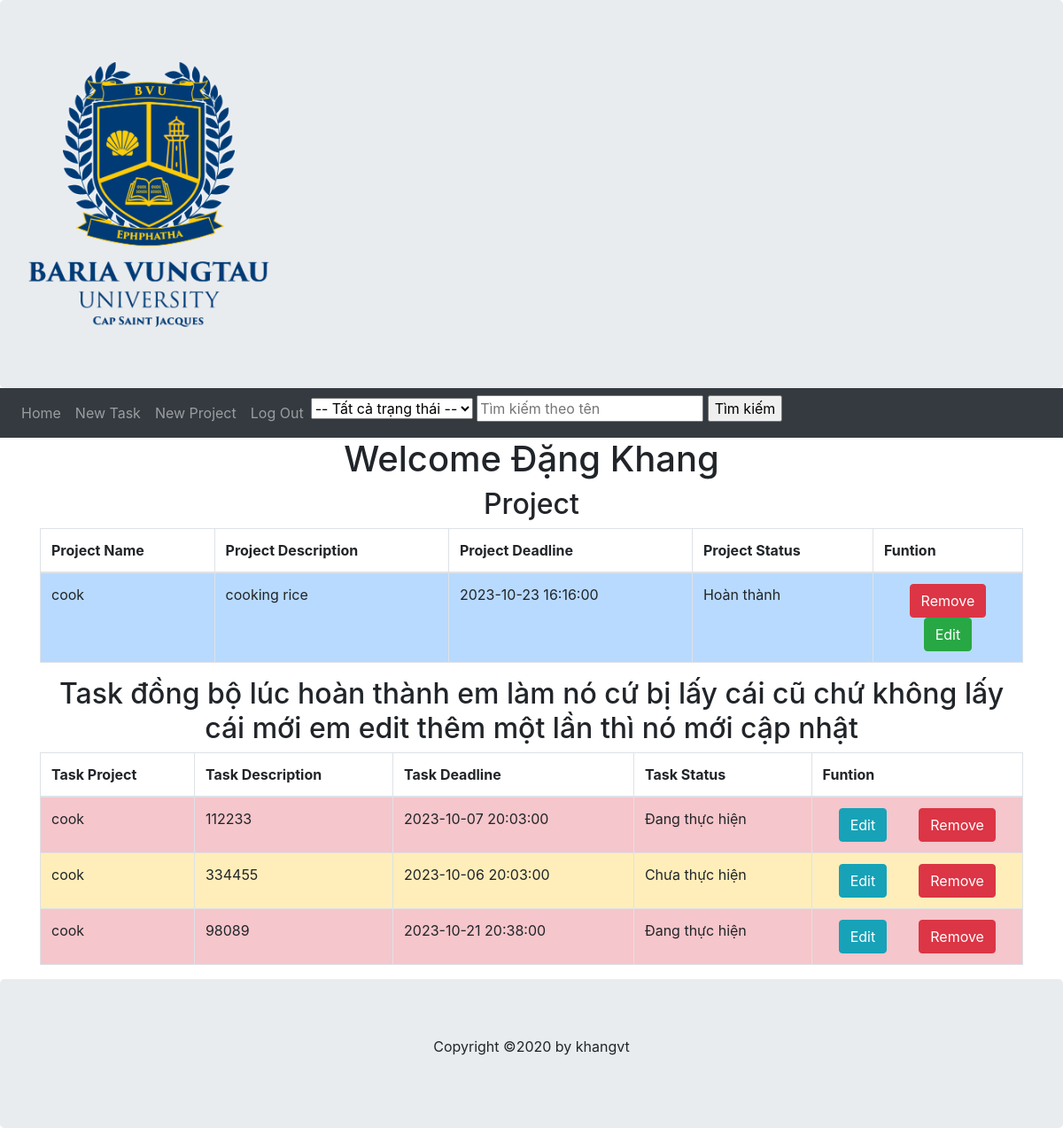
Page /userHome (signed in) on the committed database.
### models.py (models this page shows, shortened)
class User(db.Model):
    user_id=db.Column(db.Integer, Sequence('user_id_seq'),primary_key=True)
    first_name=db.Column(db.String(64), index=True,nullable=False)
    last_name=db.Column(db.String(64), index=True,nullable=False)
    email=db.Column(db.String(120), index=True,unique=True,nullable=False)
    password_hash=db.Column(db.String(128),nullable=False)
    projects = db.relationship('Project', back_populates='user')

class Project(db.Model):
    project_id=db.Column(db.Integer, Sequence('priority_id_seq'), primary_key=True)
    description=db.Column(db.String(255), nullable=False)
    name=db.Column(db.String(255), nullable=False)
    deadline=db.Column(db.DateTime, nullable=False)
    user_id=db.Column(db.Integer, ForeignKey('user.user_id'))
    user=db.relationship('User', back_populates='projects')
    status_id=db.Column(db.Integer, ForeignKey('status.status_id'))
    status=db.relationship('Status', back_populates='project')
    tasks=db.relationship('Task', back_populates='project')
    def __repr__(self):
        return '{}'.format(self.name)
    def getStatusClasss(self):
        if(self.status_id==1):
            return "table-danger"
        elif(self.status_id==2):
            return "table-warning"
        elif(self.status_id==3):
            return "table-info"
        else:
            return "table-primary"

class Status(db.Model):
    status_id=db.Column(db.Integer, Sequence('priority_id_seq'), primary_key=True)
    description=db.Column(db.String(255), nullable=False)
    tasks=db.relationship('Task', back_populates='status')
    project=db.relationship('Project', back_populates='status')
    def __repr__(self):
        return '{}'.format(self.description)

class Task(db.Model):
    task_id=db.Column(db.Integer, Sequence('task_id_seq'), primary_key=True)
    description=db.Column(db.String(255), nullable=False)
    deadline=db.Column(db.DateTime, nullable=False)
    priority_id=db.Column(db.Integer, ForeignKey('priority.priority_id'))
    priority=db.relationship('Priority',back_populates="tasks")
    status_id=db.Column(db.Integer, ForeignKey('status.status_id'))
    status=db.relationship('Status',back_populates="tasks")
    project_id=db.Column(db.Integer, ForeignKey('project.project_id'))
    project=db.relationship('Project',back_populates="tasks")
    def getPriorityClasss(self):
        if(self.priority_id==1):
            return "table-danger"
        elif(self.priority_id==2):
            return "table-warning"
        elif(self.priority_id==3):
            return "table-info"
        else:
            return "table-primary"

### tpl.py (the view)
@app.route('/userHome',methods=['GET','POST'])
def userHome():
    _user_id=session.get('user')
    if _user_id:
        user=db.session.query(models.User).filter_by(user_id=_user_id).first()
        return render_template('userhome.html',user=user)
    else:
        return redirect('/')

### templates/userhome.html (shortened to what this page needs)
{%extends "userbase.html"%}
{%block content%}
    <div class="container">
        <div class="jumptron text-center">
            <h1>Welcome {{user.first_name}} {{user.last_name}}</h1>
        </div>
        {% if user.projects %}
            <div class="jumptron text-center">
                <h2>Project</h2>
            </div>
            <div class="jumptron">
                <table class="table table-striped table-bordered table-hover">
                    <thead>
                        <tr>
                            <th>Project Name</th>
                            <th>Project Description</th>
                            <th>Project Deadline</th>
                            <th>Project Status</th>
                            <th>Funtion</th>
                        </tr>
                    </thead>
                    <tbody>
                        {% for project in user.projects%}
                            <tr class="{{project.getStatusClasss()}}">
                                <td>{{project.name}}</td>
                                <td>{{project.description}}</td>
                                <td>{{project.deadline}}</td>
                                <td>{{project.status}}</td>
                                <td class="text-center">
                                    <form action="/deleteProject" method="post">
                                        <button class="btn btn-danger" type="submit">Remove</button>
                                    </form>
                                    <form action="/editProject" method="post">
                                        <button class="btn btn-success" type="submit">Edit</button>
                                    </form>
                                </td>
                            </tr>
                        {%endfor%}
                    </tbody>
                </table>
            </div>
        {%endif%}
        {% for project in user.projects %}
            <div class="jumptron text-center">
                <h2>Task đồng bộ lúc hoàn thành em làm nó cứ bị lấy cái cũ chứ không lấy cái mới em edit thêm một lần thì nó mới cập nhật</h2>
            </div>
            <div class="jumptron">
                <table class="table table-striped table-bordered table-hover">
                    <thead>
                        <tr>
                            <th>Task Project</th>
                            <th>Task Description</th>
                            <th>Task Deadline</th>
                            <th>Task Status</th>
                            <th>Funtion</th>
                        </tr>
                    </thead>
                    <tbody>
                        {% for task in project.tasks %}
                            <tr class="{{task.getPriorityClasss()}}">
                                <td>{{task.project}}</td>
                                <td>{{task.description}}</td>
                                <td>{{task.deadline}}</td>
                                <td>{{task.status}}</td>
                                <td class="text-center">
                                    <div class="d-flex justify-content-around">
                                        <form action="/editTask" method="post">
                                            <button class="btn btn-info" type="submit">Edit</button>
                                        </form>
                                        <form action="/deleteTask" method="post">
                                            <button class="btn btn-danger" type="submit">Remove</button>
                                        </form>
                                    </div>
                                </td>
                            </tr>
                        {%endfor%}
                    </tbody>
                </table>
            </div>
        {%endfor%}
    </div>
{%endblock%}

### rows in the picture
User: first_name "Đặng", last_name "Khang"
Project: name "cook", description "cooking rice", deadline "2023-10-23 16:16:00", status "Hoàn thành"
Task: project "cook", description "112233", deadline "2023-10-07 20:03:00", status "Đang thực hiện"
Task: project "cook", description "334455", deadline "2023-10-06 20:03:00", status "Chưa thực hiện"
Task: project "cook", description "98089", deadline "2023-10-21 20:38:00", status "Đang thực hiện"
